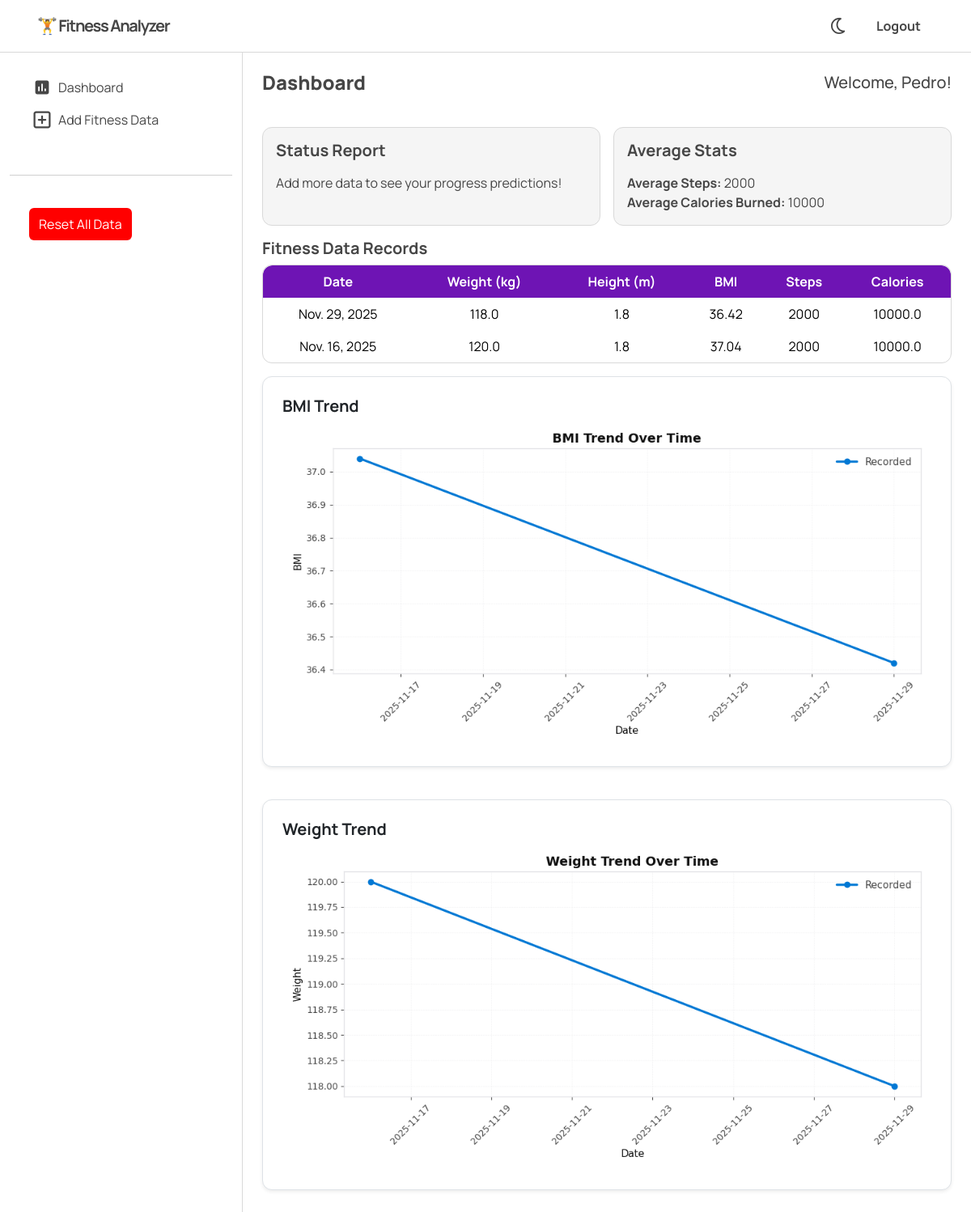
Page /dashboard/ (signed in) on the committed database.
### dashboard/models.py (models this page shows, shortened)
class FitnessData(models.Model):
    user = models.ForeignKey(User, on_delete=models.CASCADE)
    date = models.DateField(auto_now_add=True)
    weight = models.FloatField()          # in kilograms
    height = models.FloatField()          # in meters
    steps = models.IntegerField(default=0)
    calories_burned = models.FloatField(default=0)
    bmi = models.FloatField(blank=True, null=True)

### dashboard/views.py (the view)
# urls.py: path('', views.dashboard_home, name='dashboard'),
@login_required(login_url='login')
def dashboard_home(request):
    form = FitnessDataForm()
    user_data = FitnessData.objects.filter(user=request.user).order_by('-date')
    weights = np.array([record.weight for record in user_data])
    heights = np.array([record.height for record in user_data])
    steps = np.array([record.steps for record in user_data])
    calories = np.array([record.calories_burned for record in user_data])
    steps = np.array([record.steps for record in user_data])
    calories = np.array([record.calories_burned for record in user_data])
    avg_steps = int(np.mean(steps)) if len(steps) > 0 else 0
    avg_calories = int(np.mean(calories)) if len(calories) > 0 else 0
    if user_data.count() >= 3:  # need at least 3 records for a trend
        weights = np.array([record.weight for record in user_data])
        bmis = np.array([record.bmi for record in user_data])
        steps = np.array([record.steps for record in user_data])
        x = np.arange(1, len(user_data) + 1)
        bmi_slope, bmi_intercept, *_ = stats.linregress(x, bmis)
        step_slope, step_intercept, *_ = stats.linregress(x, steps)
        next_week_bmi = round(bmi_intercept + bmi_slope * (len(user_data) + 1), 2)
        next_week_steps = round(step_intercept + step_slope * (len(user_data) + 1))
        if step_slope > 0:
            motivation = f"🔥 Great work! You’re on track to increase your step count by about {round(step_slope, 1)} steps/day. Keep that momentum!"
        elif bmi_slope < 0:
            motivation = "💪 Your BMI trend is improving — keep maintaining that healthy balance!"
        else:
            motivation = "🌟 You’re maintaining steady progress. Try adding small challenges next week!"
    else:
        next_week_bmi = None
        next_week_steps = None
        motivation = "Add more data to see your progress predictions!"
    dates = [record.date for record in user_data]
    weights = [record.weight for record in user_data]
    bmis = [record.bmi for record in user_data]
    if len(weights) >= 3:
        x_w = np.arange(1, len(weights) + 1)
        weight_slope, weight_intercept, *_ = stats.linregress(x_w, weights)
        next_week_weight = round(weight_intercept + weight_slope * (len(weights) + 1), 2)
    else:
        next_week_weight = None
    bmi_chart_light = generate_chart(dates, bmis, title="BMI Trend Over Time", line_color='#0078d4', dark_mode=False)
    bmi_chart_dark = generate_chart(dates, bmis, title="BMI Trend Over Time", line_color='#6e14b4', dark_mode=True)
    weight_chart_light = generate_chart(dates, weights, title="Weight Trend Over Time", line_color='#0078d4', dark_mode=False)
    weight_chart_dark = generate_chart(dates, weights, title="Weight Trend Over Time", line_color='#6e14b4', dark_mode=True)
    plot_data = len(bmis) > 0
    weight_chart = len(weights) > 0
    context = {
        'form': form,
        'user_data': user_data,
        'avg_steps': avg_steps,
        'avg_calories': avg_calories,
        'plot_data': plot_data,
        'weight_chart': weight_chart,
        "next_week_bmi": next_week_bmi,
        "next_week_weight": next_week_weight,
        "next_week_steps": next_week_steps,
        "motivation": motivation,
        "bmi_chart_light": bmi_chart_light,
        "bmi_chart_dark": bmi_chart_dark,
        "weight_chart_light": weight_chart_light,
        "weight_chart_dark": weight_chart_dark,
    }
    return render(request, 'dashboard/home.html', context)

### dashboard/templates/dashboard/home.html (shortened to what this page needs)
{% extends 'dashboard/base.html' %}
{% load static %}
{% block content %}
<div class="row">
    {% include 'dashboard/components/sidebar.html' %}
    <div class="col-md-9 p-4 main">
        <div class="d-flex flex-column flex-md-row align-items-center justify-content-between mb-4">
            <h1 class="mb-0">Dashboard</h1>
            <h2 class="mb-0 mt-3 mt-md-0 text-center text-md-end h5">Welcome, {{ request.user.username }}!</h2>
        </div>
        <div class="flex-card">
            <div class="flex-card-item">
                <h2 class="statusTitle">Status Report</h2>
                {% if next_week_bmi and next_week_steps %}
                <h5>📅 Next Week’s Fitness Forecast</h5>
                <p>Predicted BMI: <strong>{{ next_week_bmi }}</strong></p>
                <p>Predicted Steps: <strong>{{ next_week_steps }}</strong></p>
                <hr>
                <p class="mb-0">{{ motivation }}</p>
                {% else %}
                <p>{{ motivation }}</p>
                {% endif %}
            </div>
            <div class="flex-card-item">
                <h2 class="statusTitle">Average Stats</h2>
                <p><b>Average Steps:</b> {{ avg_steps }}</p>
                <p><b>Average Calories Burned:</b> {{ avg_calories }}</p>
            </div>
        </div>
        <div class="">
            <h5>Fitness Data Records</h5>
            <div class="table-responsive">
                <table class="table text-center align-middle">
                    <thead>
                        <tr>
                            <th>Date</th>
                            <th>Weight (kg)</th>
                            <th>Height (m)</th>
                            <th>BMI</th>
                            <th>Steps</th>
                            <th>Calories</th>
                        </tr>
                    </thead>
                    <tbody>
                        {% for record in user_data %}
                        <tr>
                            <td>{{ record.date }}</td>
                            <td>{{ record.weight }}</td>
                            <td>{{ record.height }}</td>
                            <td>{{ record.bmi }}</td>
                            <td>{{ record.steps }}</td>
                            <td>{{ record.calories_burned }}</td>
                        </tr>
                        {% empty %}
                        <tr>
                            <td colspan="6">No records yet.</td>
                        </tr>
                        {% endfor %}
                    </tbody>
                </table>
            </div>
        </div>
        <div class="card mb-4 p-4 border shadow-sm">
            <h5>BMI Trend</h5>
            {% if plot_data %}
            <img id="bmiChart" class="img-fluid rounded"
                alt="BMI Chart">
            {% else %}
            <p>No data to display graph.</p>
            {% endif %}
        </div>
        <div class="card mb-4 p-4 border shadow-sm">
            <h5>Weight Trend</h5>
            {% if weight_chart %}
            <img id="weightChart" class="img-fluid rounded"
                alt="Weight Chart">
            {% else %}
            <p>No weight data to display.</p>
            {% endif %}
        </div>
    </div>
</div>
{% endblock %}

### dashboard/templates/dashboard/base.html (shortened to what this page needs)
<!DOCTYPE html>
{% load static %}
<html lang="en">
<head>
    {% load bootstrap5 %}
    {% bootstrap_css %}
    <link rel="stylesheet" href="{% static 'global.css'%}">
</head>
<body>
    <nav class="navbar navbar-dark p-0">
        <div class="container">
            <a class="navbar-logo" href="{% url 'dashboard' %}">🏋️ Fitness Analyzer</a>
            <div class="navlinks">
                <label class="switch mb-0 w-auto">
                </label>
                {% if user.is_authenticated %}
                <a class="nav-link d-inline" href="{% url 'logout' %}">Logout</a>
                {% else %}
                <a class="nav-link d-inline" href="{% url 'login' %}">Login</a>
                <a class="nav-link d-inline" href="{% url 'register' %}">Register</a>
                {% endif %}
            </div>
        </div>
    </nav>
    <div class="content min-dvh-100">
        {% block content %}{% endblock %}
    </div>
</body>
</html>

### dashboard/templates/dashboard/components/sidebar.html (shortened to what this page needs)
<div class="col-md-3 sidebar min-dvh-100">
    <div class="p-4 mb-4">
        <a class="sidebarBtn" href="{% url 'dashboard' %}">
            <span>Dashboard</span>
        </a>
        <a class="sidebarBtn" href="{% url 'add_record' %}" class="btn btn-primary w-100">
            <span>Add Fitness Data</span>
        </a>
    </div>
    <hr>
    <form action="{% url 'reset_data' %}" method="post" class="p-4"
        onsubmit="return confirm('Are you sure you want to delete all your data? This cannot be undone.');">
        <button type="submit"
            style="background-color: red; color: white; padding: 8px 12px; border: none; border-radius: 6px; cursor: pointer;">
            Reset All Data
        </button>
    </form>
</div>

### static/global.css (style rules this page uses)
:root { --defaultFontColor: #464646; --defaultBgColor: #ffffff; --defaultPrimaryColor: #6e14b4; --defaultCardBgColor: oklch(0.97 0 0); --defaultBorderColor: #D9D9D9; --navbarMargin: 4rem; --lightmode-navbar-bg: #ffffff; --darkmode-navbar-bg: #393939; --table-header-bg: var(--defaultPrimaryColor); --table-header-color: #ffffff; --table-row-hover-bg: rgba(0, 120, 212, 0.06); --table-row-hover-bg-active: rgba(0, 120, 212, 0.12); --table-outer-border: 1px solid var(--defaultBorderColor); --table-border-radius: 12px; }
* { box-sizing: border-box; }
html { background-color: var(--defaultBgColor); }
body { margin: 0; position: relative; background-color: var(--defaultBgColor); font-family: 'manrope', sans-serif; box-sizing: border-box; color: var(--defaultFontColor); }
img { max-width: 100%; width: auto; height: auto; overflow: hidden; display: block; }
.min-dvh-100 { min-height: calc(100dvh - var(--navbarMargin)); }
.navbar { position: fixed; top: 0; right: 0; width: 100%; margin: 0 auto; z-index: 10; border-bottom: 1px solid var(--defaultBorderColor); background-color: var(--lightmode-navbar-bg); }
.navbar .container { margin: auto; box-sizing: border-box; min-height: 4rem; max-height: 4rem; padding: 0.5rem 1rem; display: flex; align-items: center; justify-content: space-between; color: var(--defaultFontColor); }
.navbar-logo { font-weight: 700; font-size: 1.25rem; text-decoration: none; color: var(--defaultFontColor); letter-spacing: -0.085rem; }
.navlinks { display: flex; align-items: center; justify-content: center; }
.navlinks * { color: var(--defaultFontColor); }
.nav-link { box-sizing: border-box; font-weight: 700; padding: 0 1rem; }
.row { width: 100%; }
.content { width: 100%; display: flex; flex-direction: column; align-items: center; justify-content: flex-start; box-sizing: border-box; margin-top: var(--navbarMargin); margin-left: auto; margin-right: auto; }
.card { border-radius: 12px; box-shadow: rgba(99, 99, 99, 0.2) 0px 2px 8px 0px; }
.statusTitle { font-weight: 700; font-size: 1.25rem; margin-bottom: 1rem; text-align: left; }
.table th, table.table th, table thead th { background-color: var(--table-header-bg); color: var(--table-header-color); border: none !important; }
.table { border-top: none !important; border-bottom: none !important; }
.table>:not(:first-child) { border-top: none !important; }
.table, .table.table-bordered { border: none !important; border-collapse: collapse; border-spacing: 0; width: 100%; margin-bottom: 0; }
.table th, .table td { border: none !important; }
.table thead th:first-child { border-top-left-radius: var(--table-border-radius); }
.table thead th:last-child { border-top-right-radius: var(--table-border-radius); }
.table-responsive { border: 1px solid var(--defaultBorderColor); border-radius: var(--table-border-radius); overflow: hidden; padding: 0; }
.table tbody tr { transition: background-color 0.12s ease; cursor: pointer; }
.table tbody tr td, .table tbody tr th { background-color: transparent !important; }
.toggleIcon, .toggleIconHover, .toggleIconDark, .toggleIconDarkHover { width: 20px; height: 20px; vertical-align: middle; cursor: pointer; transition: filter 0.3s ease; }
.toggleIcon { display: inline-block; }
.switch { cursor: pointer; position: relative; display: inline-flex; align-items: center; justify-content: center; color: white; width: 24px; height: 24px; margin: 0 20px; }
body, .card, .navbar, .navbar .container, .table, .btn { transition: all 0.3s ease; }
h1 { font-weight: 900; font-size: 1.5rem; }
.sidebar-icon { width: 24px; height: 24px; fill: currentColor; vertical-align: middle; display: inline; }
h5 { font-weight: 700; }
.sidebar { border-right: 1px solid var(--defaultBorderColor); }
.sidebarBtn { display: flex; align-items: center; gap: 0.5rem; cursor: pointer; background-color: transparent; border: none; color: var(--defaultFontColor); width: 100%; padding: 0.5rem 0.25rem; border-radius: 6px; text-decoration: none; }
.sidebarBtn span { margin: 0; }
.flex-card-item { flex: 1; background-color: var(--defaultCardBgColor); padding: 1rem; border-radius: 12px; border: 1px solid var(--defaultBorderColor); }
.flex-card-item p { margin: 0 auto; }
.flex-card { display: flex; flex-direction: row; gap: 1rem; }
.main { display: flex; flex-direction: column; row-gap: 1rem; }

### rows in the picture
FitnessData: date "Nov. 29, 2025", weight "118.0", height "1.8", bmi "36.42", steps "2000", calories_burned "10000.0"
FitnessData: date "Nov. 16, 2025", weight "120.0", height "1.8", bmi "37.04", steps "2000", calories_burned "10000.0"

### other values in the picture
{{ request.user.username }} "Pedro"
{{ motivation }} "Add more data to see your progress predictions!"
{{ avg_steps }} "2000"
{{ avg_calories }} "10000"
